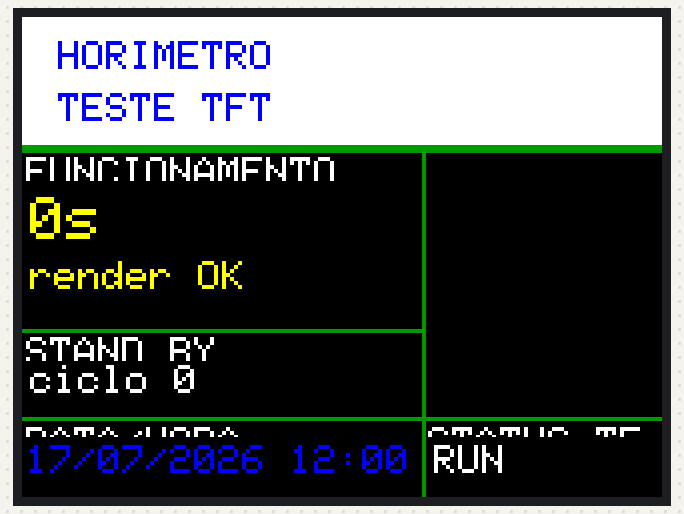
Bench run of a sketch on a simulated ESP32. Shown: 320×240 colour display.

Above: at 0.4 s.
At 4.6 s:
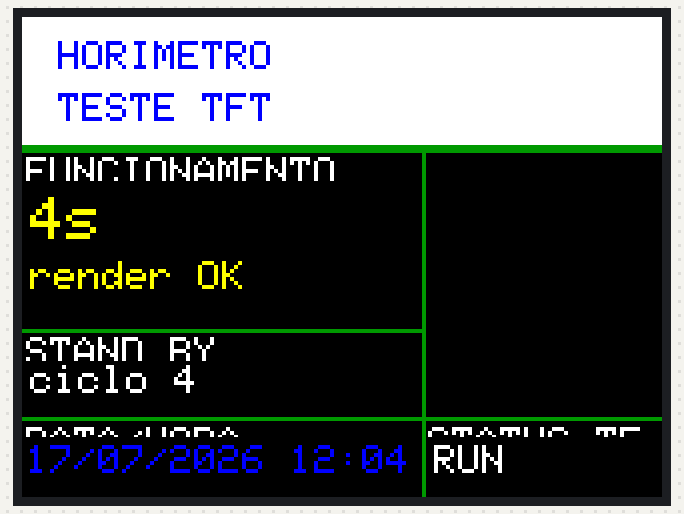
At 9.8 s:
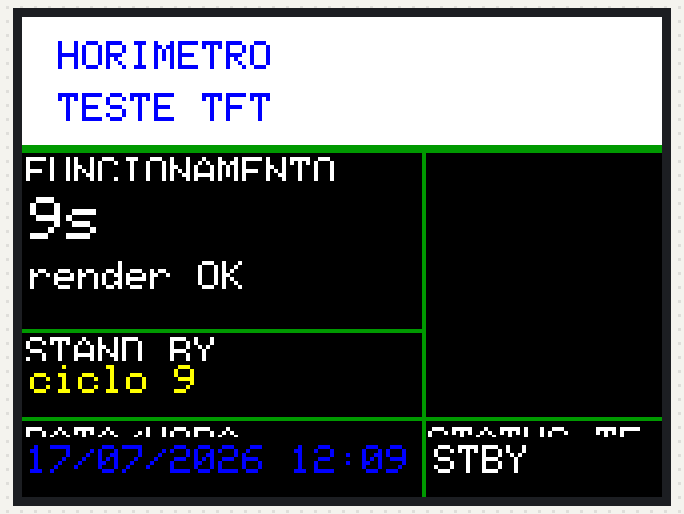
At 19.2 s:
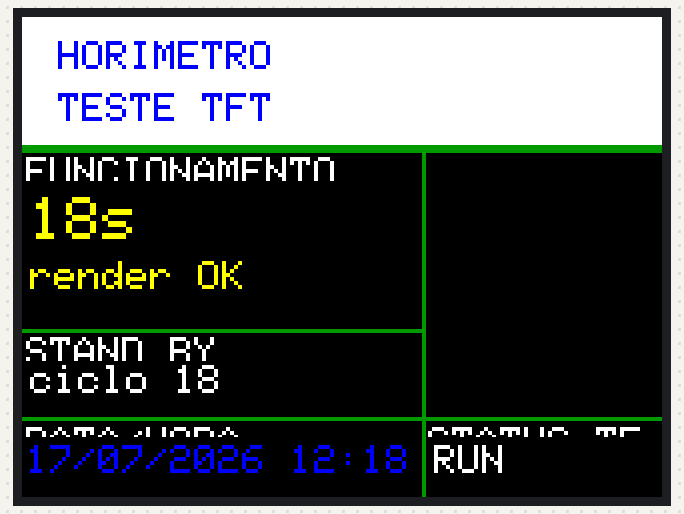
At 28.5 s:
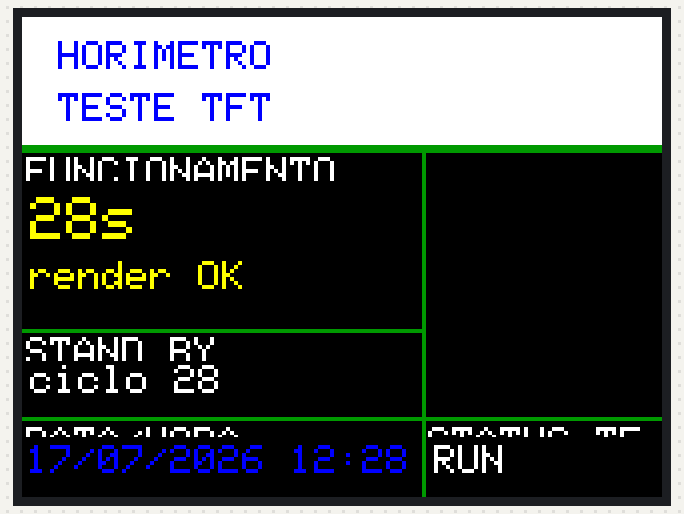
At 38.9 s:
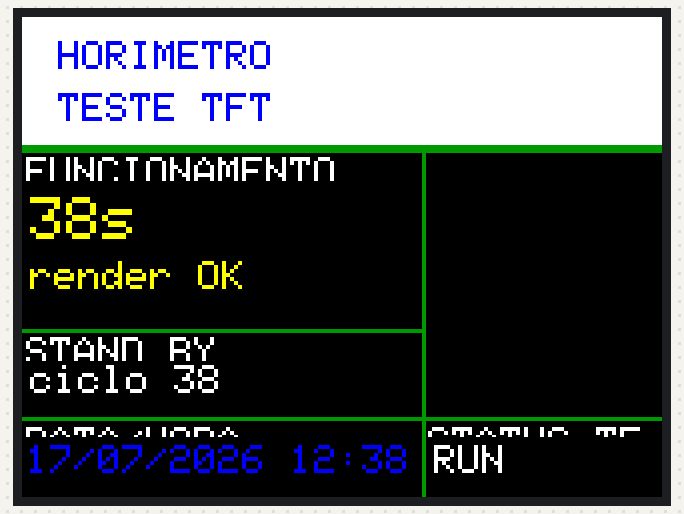

The sketch:

teste_tft_upload.ino
```cpp
/*
  Teste TFT isolado para upload via Arduino CLI
  ESP32 + TFT_eSPI
*/

#include <SPI.h>
#include <TFT_eSPI.h>

TFT_eSPI tft = TFT_eSPI();

const uint16_t myGreen  = 0x04C0;
const uint16_t myYellow = 0xFFE0;
const uint16_t myBlue   = 0x001F;

uint32_t tStart = 0;

void drawBaseScreen() {
  tft.fillScreen(TFT_BLACK);

  tft.fillRect(0, 0, 320, 64, TFT_WHITE);
  tft.fillRect(0, 64, 320, 4, myGreen);
  tft.fillRect(0, 200, 320, 2, myGreen);
  tft.fillRect(0, 156, 200, 2, myGreen);
  tft.fillRect(200, 64, 2, 186, myGreen);

  tft.setTextColor(myBlue, TFT_WHITE);
  tft.setTextSize(2);
  tft.setCursor(18, 12);
  tft.println("HORIMETRO");
  tft.setCursor(18, 38);
  tft.println("TESTE TFT");

  tft.setTextColor(TFT_WHITE, TFT_BLACK);
  tft.setTextSize(2);
  tft.setCursor(2, 70);
  tft.println("FUNCIONAMENTO");
  tft.setCursor(2, 160);
  tft.println("STAND BY");
  tft.setCursor(2, 205);
  tft.println("DATA/HORA");
  tft.setCursor(203, 205);
  tft.println("STATUS TFT");
}

void updateDynamicArea() {
  uint32_t sec = (millis() - tStart) / 1000;

  char line[24];
  snprintf(line, sizeof(line), "17/07/2026 12:%02lu", sec % 60);

  tft.fillRect(0, 210, 195, 26, TFT_BLACK);
  tft.setTextColor(myBlue, TFT_BLACK);
  tft.setTextSize(2);
  tft.setCursor(2, 214);
  tft.print(line);

  tft.fillRect(0, 82, 196, 60, TFT_BLACK);
  tft.setTextColor((sec % 2 == 0) ? myYellow : TFT_WHITE, TFT_BLACK);
  tft.setTextSize(3);
  tft.setCursor(4, 90);
  tft.printf("%lus", sec);

  tft.setTextSize(2);
  tft.setCursor(4, 122);
  tft.print("render OK");

  tft.fillRect(0, 172, 196, 22, TFT_BLACK);
  tft.setTextColor((sec % 2 == 0) ? TFT_WHITE : myYellow, TFT_BLACK);
  tft.setTextSize(2);
  tft.setCursor(4, 174);
  tft.printf("ciclo %lu", sec);

  tft.fillRect(202, 210, 116, 26, TFT_BLACK);
  tft.setTextColor(TFT_WHITE, TFT_BLACK);
  tft.setTextSize(2);
  tft.setCursor(206, 214);
  tft.print((sec % 2 == 0) ? "RUN" : "STBY");
}

void setup() {
  tft.init();
  tft.invertDisplay(false);
  tft.setRotation(1);
  tft.fillScreen(TFT_BLACK);

  drawBaseScreen();
  tStart = millis();
}

void loop() {
  updateDynamicArea();
  delay(1000);
}
```

Measured:
- what the display in image 1 shows lasts 1.1 s, from 4.5 s to 5.6 s
